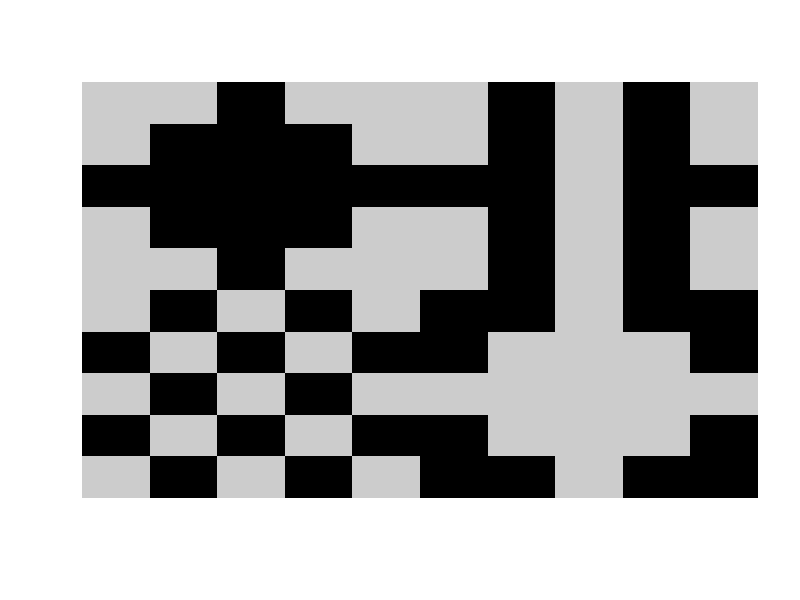

This figure's R source:
temp <- (matrix(1,nrow=3,ncol=3) %x% matrix(c(2,1,1,2),2))[1:5,1:5]
M1 <- temp %x% matrix(1,nrow=10,ncol=10)
M2 <- matrix(2,nrow=50, ncol=50)
M2[21:30,1:10] <- M2[21:30,41:50] <- 1
M2[11:40,11:20] <- M2[11:40,31:40] <- 1
M2[1:50,21:30] <- 1
M3 <- matrix(2,nrow=50, ncol=50)
M3[11:20,] <- M3[31:40,] <- 1
M3[1:10,21:30] <- M3[41:50,21:30] <- 1
M4 <- 3 - M2
X.ori <- cbind(rbind(M1,M4),rbind(M2,M3))

image(X.ori, axes=FALSE, frame.plot=FALSE, col = grey(c(0, 0.8)))